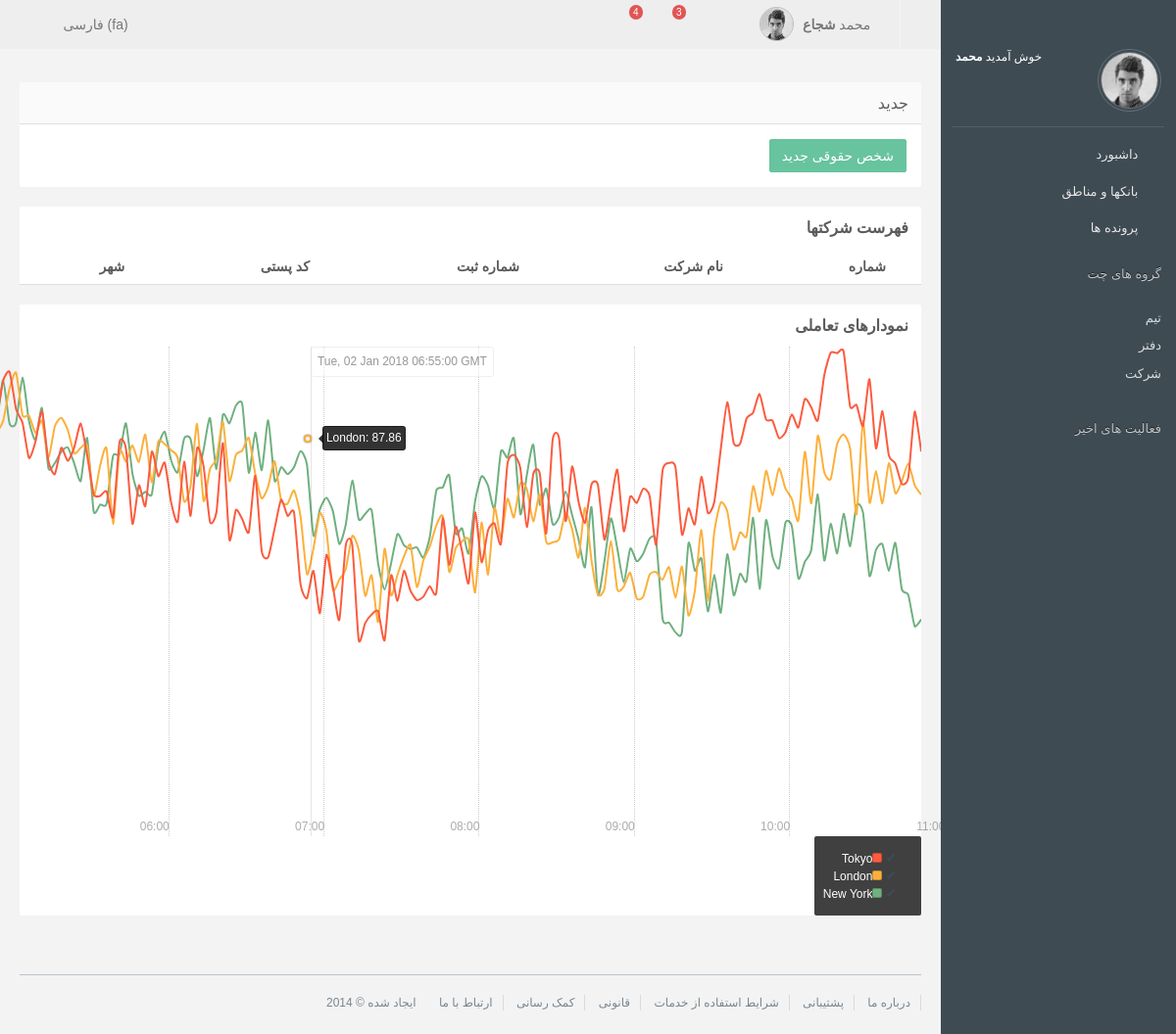
The page /bank/persons_office/list/ on the database as committed earlier.
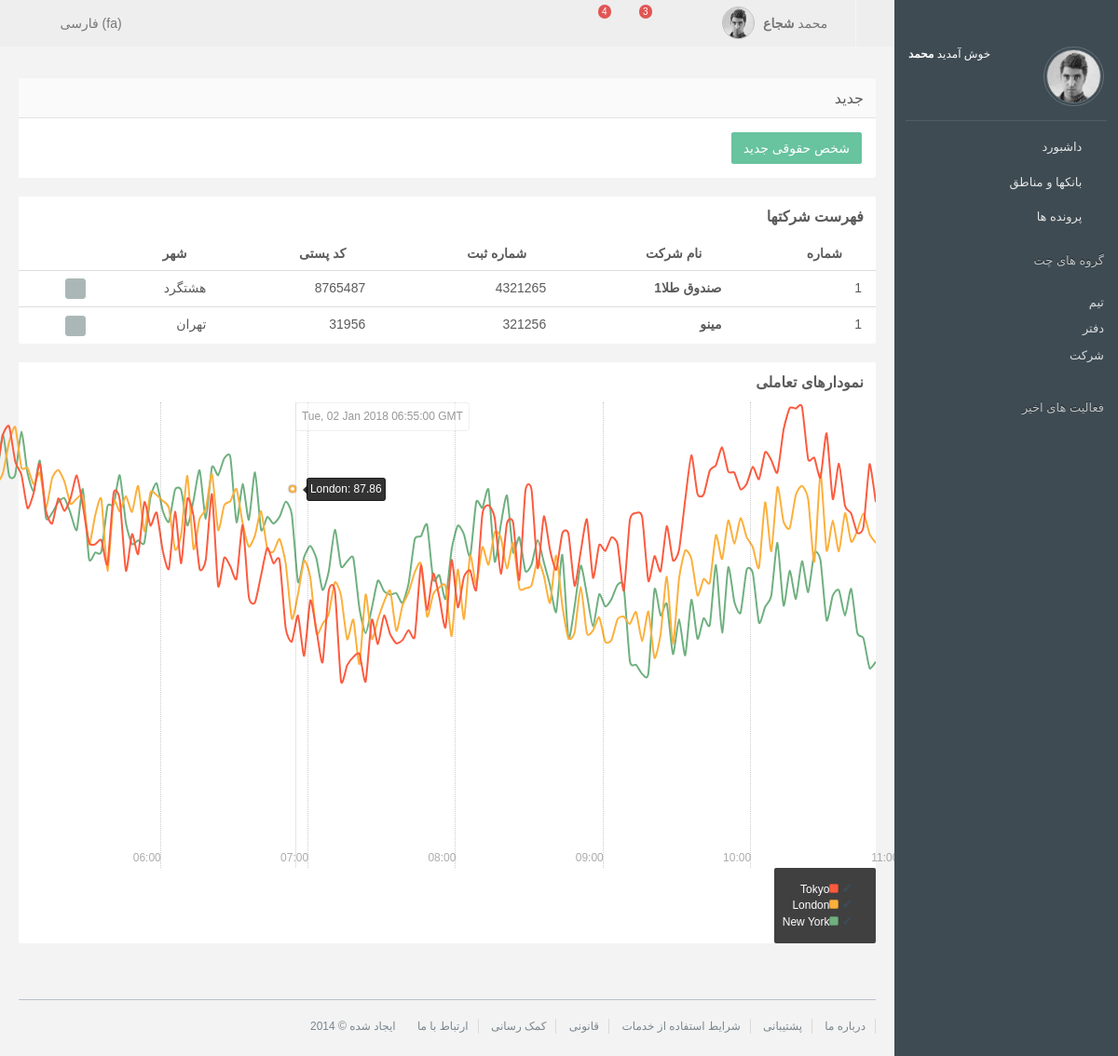
The same page on the database as committed later.
### bank/models.py (models this page shows, shortened)
class Office(Base, Location):
    name = models.CharField(_('نام شرکت'), max_length=200)
    city = models.ForeignKey(City, verbose_name=_('نام شهر'),null=True)
    register_number = models.PositiveIntegerField(_('شماره ثبت'), unique=True)
    class Meta:
        ordering = ['register_number']
        verbose_name = _('person_office')
        verbose_name_plural = _('person_offices')
        db_table = 'person_offices'

### states/models.py (models this page shows)
class City(Base):
    name = models.CharField(_('city name'), max_length=50)
    state = models.ForeignKey(State, verbose_name=_('state'),
                              related_name='cities', default=None)
    class Meta:
        ordering = ['name']
        verbose_name = _('city')
        verbose_name_plural = _('cities')
        db_table = 'cities'
    def __str__(self):
        return self.name

### bank/views.py (the view)
def get_person_office(request):
    object_list = Office.objects.all().order_by('-created_at')
    paginator = Paginator(object_list, 15)
    page = request.GET.get('page')
    try:
        persons_office = paginator.page(page)
    except PageNotAnInteger:
        persons_office = paginator.page(1)
    except EmptyPage:
        persons_office = paginator.page(paginator.num_pages)
    return render(request, 'bank/person_office/list.html', {'persons_office': persons_office, 'page': page})

### bank/templates/bank/person_office/list.html (shortened to what the changed rows need)
{% extends 'bank/base.html' %}
{% block content %}
    <ul>
            <div class="row">
                <div class="col-md-12 portlets ui-sortable">
						<div class="widget">
							<div class="widget-header">
								<h2>جدید</h2>
							</div>
						</div>
					</div>
            </div>
            <div class="row">
					<div class="col-md-12">
						<div class="widget">
							<div class="widget-header transparent">
								<h2><strong>فهرست شرکتها</strong> </h2>
							</div>
							<div class="widget-content">
								<div class="table-responsive">
									<table data-sortable="" class="table" data-sortable-initialized="true">
										<thead>
											<tr>
												<th>شماره</th>
												<th>نام شرکت</th>
												<th>شماره ثبت</th>
												<th>کد پستی</th>
												<th>شهر</th>
											</tr>
										</thead>
										<tbody>
                                            {% for ps_o in persons_office %}
                                                <tr>
                                                    <td>1</td>
                                                    <td><strong>{{ ps_o.name }}</strong></td>
                                                    <td>{{ ps_o.register_number }}</td>
                                                    <td>{{ ps_o.postal_code }}</td>
                                                    <td>{{ ps_o.city }}</td>
                                                    <td>
                                                        <div class="btn-group btn-group-xs">
                                                            <a data-toggle="tooltip" title="خاموش" class="btn btn-default"><i class="fa fa-power-off"></i></a>
                                                        </div>
                                                    </td>
                                                </tr>
                                            {% endfor %}
										</tbody>
									</table>
								</div>
							</div>
						</div>
					</div>
				</div>
            <div class="row">
					<div class="col-md-12 portlets ui-sortable">
						<div class="widget">
							<div class="widget-header transparent">
								<h2><strong>نمودارهای تعاملی</strong></h2>
							</div>
							<div class="widget-content">
								<div id="chart-5" class="rickshaw_graph"><div class="detail" style="left: 296.879px;"><div class="x_label left"></div><div class="item active left" style="top: 93.2613px;"></div><div class="dot active" style="top: 93.2613px; border-color: rgb(252, 176, 60);"></div></div><div class="x_tick plain" style="left: 151.738px;"><div class="title"></div></div><div class="x_tick plain" style="left: 310.074px;"><div class="title"></div></div><div class="x_tick plain" style="left: 468.409px;"><div class="title"></div></div><div class="x_tick plain" style="left: 626.745px;"><div class="title"></div></div><div class="x_tick plain" style="left: 785.081px;"><div class="title"></div></div><div class="x_tick plain" style="left: 943.416px;"><div class="title"></div></div></div>
							</div>
						</div>
					</div>
				</div>
    </ul>
{% endblock %}

Rows that differ between the two databases and show on the page:
added Office: name "صندوق طلا1", register_number "4321265", postal_code "8765487", city "هشتگرد"
added Office: name "مینو", register_number "321256", postal_code "31956", city "تهران"
